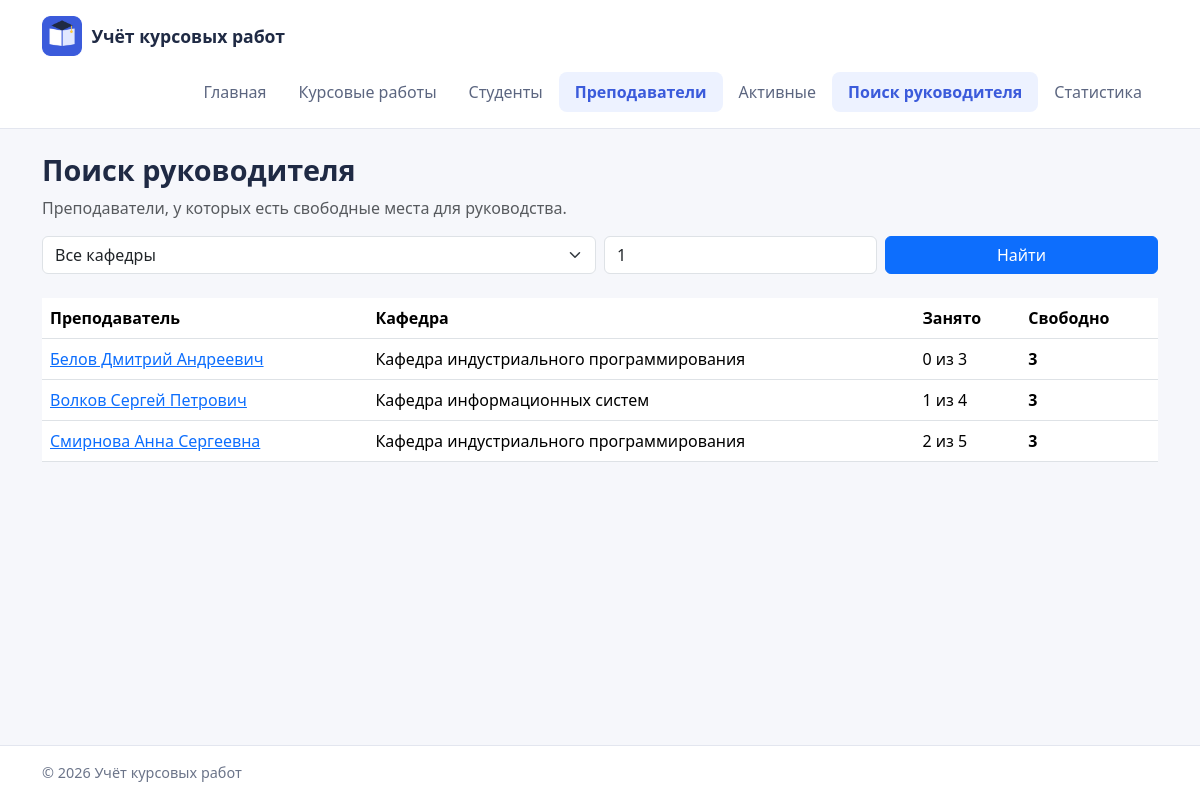
The page /teachers/free/ on the database its author committed.
### teachers/views.py (the view)
# urls.py: path("free/", views.free_teachers, name="free"),
def free_teachers(request):
    department = request.GET.get("department", "")
    try:
        min_slots = max(1, int(request.GET.get("min_slots", 1)))
    except ValueError:
        min_slots = 1
    rows = fetch_all(
        queries.FREE_TEACHERS, (f"%{department}%", min_slots)
    )
    context = {
        "teachers": rows,
        "departments": [
            row["department"] for row in fetch_all(queries.DEPARTMENTS)
        ],
        "department": department,
        "min_slots": min_slots,
    }
    return render(request, "teachers/free.html", context)

### db/database.py (called while the page is built)
def get_connection():
    conn = sqlite3.connect(DB_PATH)
    conn.execute("PRAGMA foreign_keys = ON")
    conn.row_factory = sqlite3.Row
    return conn

def fetch_all(sql, params=()):
    conn = get_connection()
    try:
        return conn.execute(sql, params).fetchall()
    finally:
        conn.close()

### teachers/templates/teachers/free.html (shortened to what this page needs)
{% extends "base.html" %}
{% block content %}
    <h1 class="page-title">Поиск руководителя</h1>
    <p class="text-muted">Преподаватели, у которых есть свободные места для руководства.</p>
    <form method="get" class="row g-2 mb-4">
        <div class="col-md-6">
            <select name="department" class="form-select">
                <option value="">Все кафедры</option>
            </select>
        </div>
        <div class="col-md-3">
            <input type="number" name="min_slots" min="1" value="{{ min_slots }}" class="form-control"
                   title="Минимум свободных мест">
        </div>
        <div class="col-md-3"><button type="submit" class="btn btn-primary w-100">Найти</button></div>
    </form>
    <table class="table align-middle">
        <tr><th>Преподаватель</th><th>Кафедра</th><th>Занято</th><th>Свободно</th></tr>
        {% for t in teachers %}
            <tr>
                <td><a href="{% url 'teachers:detail' t.id %}">{{ t.name }}</a></td>
                <td>{{ t.department }}</td>
                <td>{{ t.active_count }} из {{ t.max_students }}</td>
                <td><b>{{ t.free_slots }}</b></td>
            </tr>
        {% empty %}
            <tr><td colspan="4" class="empty-state">Подходящих преподавателей нет.</td></tr>
        {% endfor %}
    </table>
{% endblock %}

### templates/base.html (shortened to what this page needs)
{% load static %}
<!DOCTYPE html>
<html lang="ru">
<head>
    <link
        rel="stylesheet"
        href="https://cdn.jsdelivr.net/npm/bootstrap@5.3.3/dist/css/bootstrap.min.css"
    >
    <link rel="stylesheet" href="{% static 'homepage/css/style.css' %}">
</head>
<body>
    <header class="site-header">
        <div class="container d-flex flex-wrap align-items-center gap-3 py-3">
            <a class="brand" href="{% url 'homepage:index' %}">
                <img
                    src="{% static 'homepage/img/logo.png' %}"
                    alt="Учёт курсовых работ"
                    class="brand-logo"
                >
                <span class="brand-title">Учёт курсовых работ</span>
            </a>
            {% include "includes/navigation.html" %}
        </div>
    </header>
    <main class="container py-4">
        {% block content %}
        {% endblock %}
    </main>
    <footer class="site-footer">
        <div class="container py-3">
            © <span id="current-year"></span> Учёт курсовых работ
        </div>
    </footer>
</body>
</html>

### templates/includes/navigation.html
{% with section=request.resolver_match.app_name %}
<nav class="nav site-nav ms-md-auto">
    <a class="nav-link {% if section == 'homepage' %}active{% endif %}"
       href="{% url 'homepage:index' %}">Главная</a>
    <a class="nav-link {% if section == 'courseworks' %}active{% endif %}"
       href="{% url 'courseworks:list' %}">Курсовые работы</a>
    <a class="nav-link {% if section == 'students' %}active{% endif %}"
       href="{% url 'students:list' %}">Студенты</a>
    <a class="nav-link {% if section == 'teachers' %}active{% endif %}"
       href="{% url 'teachers:list' %}">Преподаватели</a>
    <a class="nav-link {% if request.resolver_match.url_name == 'active' %}active{% endif %}"
       href="{% url 'courseworks:active' %}">Активные</a>
    <a class="nav-link {% if request.resolver_match.url_name == 'free' %}active{% endif %}"
       href="{% url 'teachers:free' %}">Поиск руководителя</a>
    <a class="nav-link {% if request.resolver_match.url_name == 'statistics' %}active{% endif %}"
       href="{% url 'courseworks:statistics' %}">Статистика</a>
</nav>
{% endwith %}

### homepage/static/homepage/css/style.css (style rules this page uses)
:root { --ink: #1f2a44; --accent: #3b5bdb; --accent-soft: #edf2ff; --page: #f6f7fb; --line: #e3e6ef; }
body { min-height: 100vh; display: flex; flex-direction: column; background: var(--page); color: var(--ink); }
main { flex: 1; }
.site-header { background: #ffffff; border-bottom: 1px solid var(--line); }
.brand { display: flex; align-items: center; gap: 0.6rem; color: var(--ink); text-decoration: none; }
.brand-logo { width: 40px; height: 40px; }
.brand-title { font-weight: 700; font-size: 1.1rem; }
.site-nav .nav-link { color: #5c6680; border-radius: 8px; }
.site-nav .nav-link.active { color: var(--accent); background: var(--accent-soft); font-weight: 600; }
.page-title { font-weight: 700; font-size: 1.8rem; margin-bottom: 0.5rem; }
.site-footer { background: #ffffff; border-top: 1px solid var(--line); color: #6b7489; font-size: 0.9rem; }

### rows shown on the page
teachers: name "Белов Дмитрий Андреевич", department "Кафедра индустриального программирования", active_count "0", max_students "3", free_slots "3"
teachers: name "Волков Сергей Петрович", department "Кафедра информационных систем", active_count "1", max_students "4", free_slots "3"
teachers: name "Смирнова Анна Сергеевна", department "Кафедра индустриального программирования", active_count "2", max_students "5", free_slots "3"
